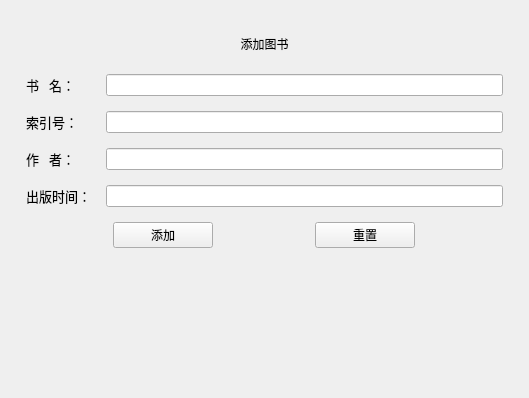
<?xml version="1.0" encoding="UTF-8"?>
<ui version="4.0">
 <class>AdminAddBook</class>
 <widget class="QWidget" name="AdminAddBook">
  <property name="geometry">
   <rect>
    <x>0</x>
    <y>0</y>
    <width>529</width>
    <height>398</height>
   </rect>
  </property>
  <property name="windowTitle">
   <string>书刊查找</string>
  </property>
  <layout class="QHBoxLayout" name="horizontalLayout">
   <property name="topMargin">
    <number>35</number>
   </property>
   <item>
    <layout class="QVBoxLayout" name="verticalLayout_2">
     <item>
      <widget class="TitleLabel" name="TitleLabel">
       <property name="text">
        <string>添加图书</string>
       </property>
       <property name="alignment">
        <set>Qt::AlignCenter</set>
       </property>
      </widget>
     </item>
     <item>
      <widget class="CardWidget" name="CardWidget">
       <layout class="QVBoxLayout" name="verticalLayout">
        <property name="spacing">
         <number>15</number>
        </property>
        <property name="leftMargin">
         <number>15</number>
        </property>
        <property name="topMargin">
         <number>15</number>
        </property>
        <property name="rightMargin">
         <number>15</number>
        </property>
        <property name="bottomMargin">
         <number>15</number>
        </property>
        <item>
         <layout class="QHBoxLayout" name="horizontalLayout_4">
          <item>
           <layout class="QVBoxLayout" name="verticalLayout_7">
            <item>
             <widget class="QLabel" name="label_11">
              <property name="font">
               <font>
                <family>Microsoft YaHei</family>
                <pointsize>10</pointsize>
                <bold>false</bold>
               </font>
              </property>
              <property name="text">
               <string>书   名：</string>
              </property>
             </widget>
            </item>
            <item>
             <widget class="QLabel" name="label_12">
              <property name="font">
               <font>
                <family>Microsoft YaHei</family>
                <pointsize>10</pointsize>
                <bold>false</bold>
               </font>
              </property>
              <property name="text">
               <string>索引号：</string>
              </property>
             </widget>
            </item>
            <item>
             <widget class="QLabel" name="label_13">
              <property name="font">
               <font>
                <family>Microsoft YaHei</family>
                <pointsize>10</pointsize>
                <bold>false</bold>
               </font>
              </property>
              <property name="text">
               <string>作   者：</string>
              </property>
             </widget>
            </item>
            <item>
             <widget class="QLabel" name="label_14">
              <property name="font">
               <font>
                <family>Microsoft YaHei</family>
                <pointsize>10</pointsize>
                <bold>false</bold>
               </font>
              </property>
              <property name="text">
               <string>出版时间：</string>
              </property>
             </widget>
            </item>
           </layout>
          </item>
          <item>
           <layout class="QVBoxLayout" name="verticalLayout_8">
            <item>
             <widget class="LineEdit" name="bookTitle"/>
            </item>
            <item>
             <widget class="LineEdit" name="bookIndex"/>
            </item>
            <item>
             <widget class="LineEdit" name="bookAuthor"/>
            </item>
            <item>
             <layout class="QHBoxLayout" name="horizontalLayout_5">
              <item>
               <widget class="LineEdit" name="publishYear"/>
              </item>
             </layout>
            </item>
           </layout>
          </item>
         </layout>
        </item>
        <item>
         <layout class="QHBoxLayout" name="horizontalLayout_7" stretch="0,0">
          <item>
           <widget class="PrimaryPushButton" name="addButton">
            <property name="sizePolicy">
             <sizepolicy hsizetype="Minimum" vsizetype="Fixed">
              <horstretch>2</horstretch>
              <verstretch>0</verstretch>
             </sizepolicy>
            </property>
            <property name="maximumSize">
             <size>
              <width>100</width>
              <height>16777215</height>
             </size>
            </property>
            <property name="text">
             <string>添加</string>
            </property>
           </widget>
          </item>
          <item>
           <widget class="PushButton" name="resetButton">
            <property name="sizePolicy">
             <sizepolicy hsizetype="Minimum" vsizetype="Fixed">
              <horstretch>0</horstretch>
              <verstretch>0</verstretch>
             </sizepolicy>
            </property>
            <property name="maximumSize">
             <size>
              <width>100</width>
              <height>16777215</height>
             </size>
            </property>
            <property name="text">
             <string>重置</string>
            </property>
           </widget>
          </item>
         </layout>
        </item>
       </layout>
      </widget>
     </item>
     <item>
      <spacer name="verticalSpacer">
       <property name="orientation">
        <enum>Qt::Vertical</enum>
       </property>
       <property name="sizeHint" stdset="0">
        <size>
         <width>20</width>
         <height>40</height>
        </size>
       </property>
      </spacer>
     </item>
    </layout>
   </item>
  </layout>
 </widget>
 <customwidgets>
  <customwidget>
   <class>PushButton</class>
   <extends>QPushButton</extends>
   <header>qfluentwidgets</header>
  </customwidget>
  <customwidget>
   <class>PrimaryPushButton</class>
   <extends>PushButton</extends>
   <header>qfluentwidgets</header>
  </customwidget>
  <customwidget>
   <class>CardWidget</class>
   <extends>QFrame</extends>
   <header>qfluentwidgets</header>
   <container>1</container>
  </customwidget>
  <customwidget>
   <class>TitleLabel</class>
   <extends>QLabel</extends>
   <header>qfluentwidgets</header>
  </customwidget>
  <customwidget>
   <class>LineEdit</class>
   <extends>QLineEdit</extends>
   <header>qfluentwidgets</header>
  </customwidget>
 </customwidgets>
 <resources/>
 <connections/>
</ui>
